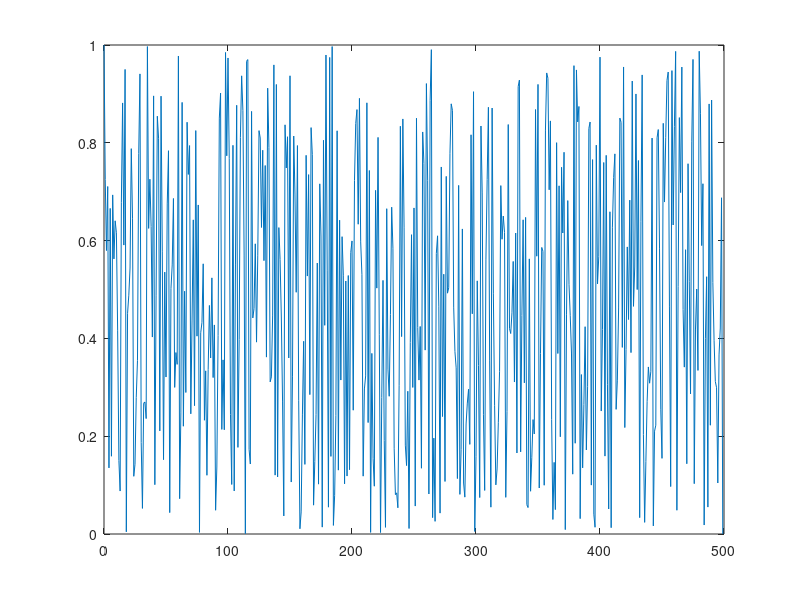

The MATLAB script that drew this image: (Note: this script raises an error after producing the figure.)
%SIMPLE1D       A simple finite difference differential EQ implementation
%

%
%   TEMPLATE Describe function, it's methods and results.
%
%   Calls: none.
%
%   Bugs: none known.

%%%%%%%%%%%%%%%%%%%%%%%%%%%%%%%%%%%%%%%%%%%%%%%%%%%%%%%%%%%%%%%%%%%%%%%%%%%%%%%
%%%%%%%%%%%%%%%%%%%%%%%%%%%%%%%%%%%%%%%%%%%%%%%%%%%%%%%%%%%%%%%%%%%%%%%%%%%%%%%
%  $Author: rickg $
%
%  $Date: 2004/01/03 08:23:59 $
%
%  $Revision: 1.1.1.1 $
%
%  $Log: simple1d.m,v $
%  Revision 1.1.1.1  2004/01/03 08:23:59  rickg
%  Matlab Source
%
%%%%%%%%%%%%%%%%%%%%%%%%%%%%%%%%%%%%%%%%%%%%%%%%%%%%%%%%%%%%%%%%%%%%%%%%%%%%%%%
%%%%%%%%%%%%%%%%%%%%%%%%%%%%%%%%%%%%%%%%%%%%%%%%%%%%%%%%%%%%%%%%%%%%%%%%%%%%%%%

%function template(parm)
flgDebug = 1;

LeftBoundary = 1;
RightBoundary = 0;
nPoints = 500;
Coeff = .01
XStep = 1;
hStep = 2 * XStep;
xMax = (nPoints - 1) * XStep;
XVec = linspace(0, xMax, nPoints);
YVec = zeros(nPoints,1);
YNew = zeros(nPoints,1);
ErrVec = zeros(nPoints-2, 1);
dYVec = zeros(nPoints-2, 1);
maxDiff = 1E-4;

%%
%%  Initialize the Y vector
%%
YVec(1) = LeftBoundary;
YVec(nPoints) = RightBoundary;
YVec(2:nPoints-1) = rand(nPoints-2,1);
if flgDebug
    plot(XVec, YVec)
    drawnow;
end

%%
%%  Compute the initial error function
%%
ErrVec = YVec(2:nPoints-1) - Coeff./hStep * centdiff(YVec);

while any(ErrVec > maxDiff)

    YVec(2:nPoints-1) = YVec(2:nPoints-1) - 1/3 * ...
        (ErrVec ...
        - hStep/Coeff * [0 ;ErrVec(1:nPoints-3)] ...
        + hStep/Coeff * [ErrVec(2:nPoints-2); 0] );

    %%
    %%  Compute the new estimate dy/dx
    %%
    ErrVec = YVec(2:nPoints-1) - Coeff./hStep * centdiff(YVec);

    
    if flgDebug
        plot(XVec, YVec)
        drawnow;
    end
end
